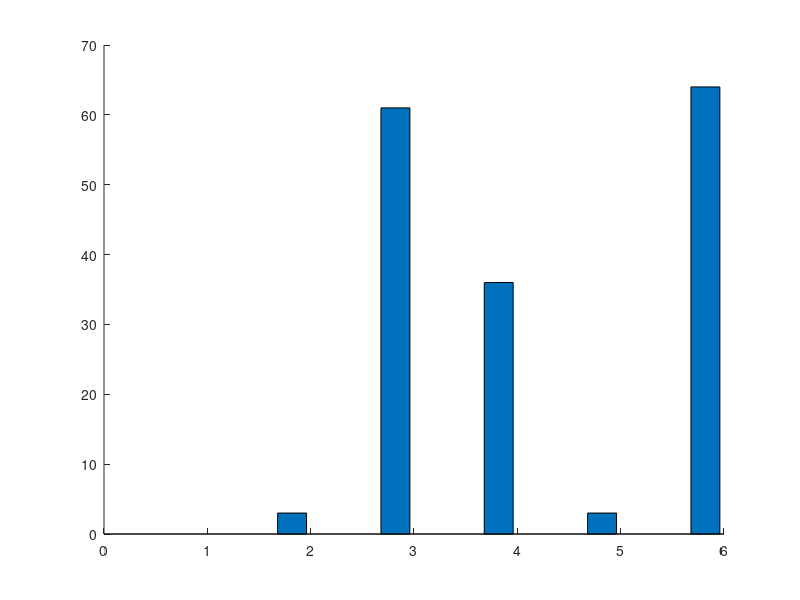

Recreate this plot in MATLAB. (Note: this script raises an error after producing the figure.)
function pic_bar_TASBEV_Yoshida_2021()

y_Yoshida_2021=[0 0;3 6.2;61 59.4;36 34.4;3 6.2;64 65.6];

b=bar(y_Yoshida_2021,0.8,'FaceAlpha',0.7);

xtips1 = b(1).XEndPoints;
ytips1 = b(1).YEndPoints;
labels1 = string(b(1).YData);
text(xtips1,ytips1,labels1,'HorizontalAlignment','center','VerticalAlignment','bottom','FontSize',22)

xtips2 = b(2).XEndPoints;
ytips2 = b(2).YEndPoints;
labels2 = string(b(2).YData);
text(xtips2,ytips2,labels2,'HorizontalAlignment','center','VerticalAlignment','bottom','FontSize',22)

hold on
t1=[0.85 1.85 2.85 3.85 4.85 5.85];
t2=[1.15 2.15 3.15 4.15 5.15 6.15];
m1=[0 3 61 36 3 64];
m2=[0 6.2 59.4 34.4 6.2 65.6];
plot(t1,m1,'-.or','LineWidth',1,'Color',[190 190 190]./255,'MarkerSize',10,'MarkerEdgeColor',[190 190 190]./255,'MarkerFaceColor',[190 190 190]./255);
hold on
plot(t2,m2,'-.or','LineWidth',1,'Color','#32CD32','MarkerSize',10,'MarkerEdgeColor','#32CD32','MarkerFaceColor','#32CD32');


set(b(1),'FaceColor',[190 190 190]./255);
set(b(2),'FaceColor','#32CD32');

%% Output image setting
set(gca,'YLim',[0 100]);
set(gca,'XTickLabel',{'CR' 'PR' 'SD' 'PD' 'ORR' 'DCR'});
set(gca,'Linewidth',1);
set(gca,'FontSize',28);
set(gca,'FontName','Arial');
ylabel('RECITS (%)');
title('Yoshida.2021');
legend('model simulation','clinical data','Location','northwest','FontSize',28);
legend('boxoff');
set(gcf,'unit','centimeters','position',[2 25 28 18])
print('TASBEV_Yoshida_2021','-dpng','-r600')

end